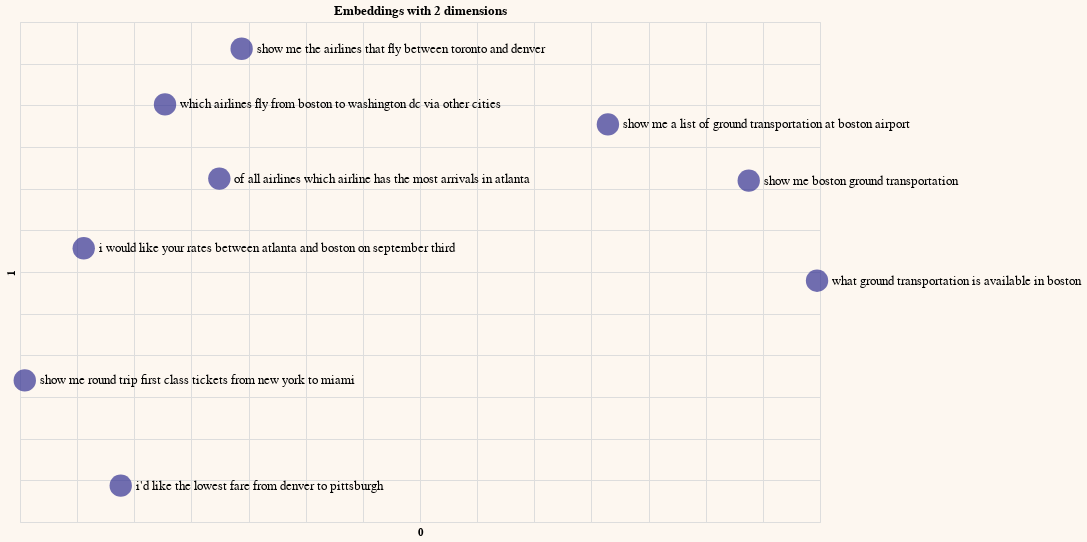

Source (notebook cell):
### Code cell
# Reduce embeddings to 2 PC to support visualization

embeds_pc2=get_pc(embeds, 2)

df_pc2=pd.concat([df,pd.DataFrame(embeds_pc2)],axis=1)
df_pc2.columns = df_pc2.columns.astype(str)
generate_chart(df_pc2.iloc[:sample],'0','1',title = "Embeddings with 2 dimensions")

### Figure 1 — Vega-Lite specification as saved in the notebook (floating-point values rounded to 4 significant figures; data arrays with more than 128 entries replaced by an {"elided": "..."} marker saying what was removed)
{"config": {"view": {"continuousWidth": 400, "continuousHeight": 300}, "background": "#FDF7F0", "legend": {"labelFontSize": 18, "orient": "bottom", "titleFontSize": 18}}, "layer": [{"mark": {"type": "circle", "size": 500}, "encoding": {"color": {"value": "#333293"}, "tooltip": [{"field": "query", "type": "nominal"}], "x": {"axis": {"domain": false, "labels": false, "ticks": false}, "field": "0", "scale": {"zero": false}, "type": "quantitative"}, "y": {"axis": {"domain": false, "labels": false, "ticks": false}, "field": "1", "scale": {"zero": false}, "type": "quantitative"}}}, {"mark": {"type": "text", "align": "left", "baseline": "middle", "color": "black", "dx": 15, "size": 13}, "encoding": {"color": {"value": "black"}, "text": {"field": "query", "type": "nominal"}, "tooltip": [{"field": "query", "type": "nominal"}], "x": {"axis": {"domain": false, "labels": false, "ticks": false}, "field": "0", "scale": {"zero": false}, "type": "quantitative"}, "y": {"axis": {"domain": false, "labels": false, "ticks": false}, "field": "1", "scale": {"zero": false}, "type": "quantitative"}}}], "data": {"name": "data-7f5718e4fdd4f44b5c2c991f56744b46"}, "height": 500, "title": "Embeddings with 2 dimensions", "width": 800, "$schema": "https://vega.github.io/schema/vega-lite/v4.17.0.json", "datasets": {"data-7f5718e4fdd4f44b5c2c991f56744b46": [{"query": " which airlines fly from boston to washington dc via other cities", "query_embeds": {"elided": "1024 float values"}, "0": -0.0731, "1": 0.2511}, {"query": " show me the airlines that fly between toronto and denver", "query_embeds": {"elided": "1024 float values"}, "0": -0.006073, "1": 0.3179}, {"query": " show me round trip first class tickets from new york to miami", "query_embeds": {"elided": "1024 float values"}, "0": -0.1958, "1": -0.08008}, {"query": " i'd like the lowest fare from denver to pittsburgh", "query_embeds": {"elided": "1024 float values"}, "0": -0.1119, "1": -0.2064}, {"query": " show me a list of ground transportation at boston airport", "query_embeds": {"elided": "1024 float values"}, "0": 0.3144, "1": 0.2271}, {"query": " show me boston ground transportation", "query_embeds": {"elided": "1024 float values"}, "0": 0.4376, "1": 0.1596}, {"query": " of all airlines which airline has the most arrivals in atlanta", "query_embeds": {"elided": "1024 float values"}, "0": -0.02559, "1": 0.1621}, {"query": " what ground transportation is available in boston", "query_embeds": {"elided": "1024 float values"}, "0": 0.4974, "1": 0.03955}, {"query": " i would like your rates between atlanta and boston on september third", "query_embeds": {"elided": "1024 float values"}, "0": -0.1442, "1": 0.07845}]}}
